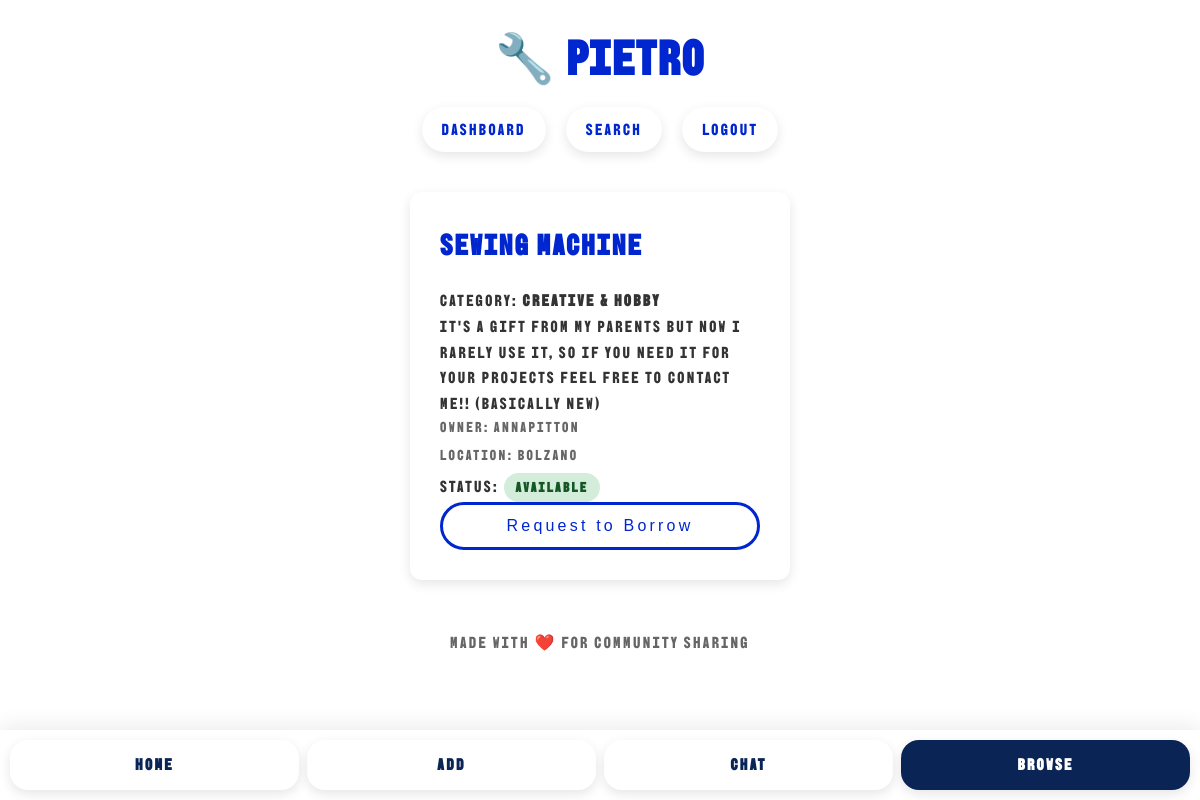
The app's page /item/7 (signed in) with its own data.
### tables this page shows
CREATE TABLE items (
            id INTEGER PRIMARY KEY AUTOINCREMENT,
            name TEXT NOT NULL,
            description TEXT,
            owner_id INTEGER NOT NULL,
            status TEXT DEFAULT 'available',
            keywords TEXT, category TEXT, photo TEXT,
            FOREIGN KEY (owner_id) REFERENCES "users_old" (id)
        );

CREATE TABLE users (
                id INTEGER PRIMARY KEY AUTOINCREMENT,
                username TEXT UNIQUE NOT NULL,
                email TEXT UNIQUE,
                password TEXT NOT NULL,
                location TEXT,
                categories TEXT
            );

### app.py (the view)
@app.route('/item/<int:item_id>')
def item_detail(item_id):
    if 'user_id' not in session:
        return redirect(url_for('login'))
    conn = get_db_connection()
    cursor = conn.cursor()
    cursor.execute('''
        SELECT i.*, u.username as owner, u.location as owner_location
        FROM items i
        JOIN users u ON i.owner_id = u.id
        WHERE i.id = ?
    ''', (item_id,))
    item = cursor.fetchone()
    conn.close()
    if not item:
        return "Item not found", 404
    return render_template('item_detail.html', item=item)

### app.py (called while the page is built)
def get_db_connection():
    conn = sqlite3.connect(DATABASE)
    conn.row_factory = sqlite3.Row
    return conn

### templates/item_detail.html (shortened to what this page needs)
<!DOCTYPE html>
<html lang="en">
<head>
    <link rel="stylesheet" href="{{ url_for('static', filename='style.css') }}">
</head>
<body>
    <div class="container">
        <header>
            <h1>🔧 Pietro</h1>
            <nav>
                <a href="{{ url_for('dashboard') }}">Dashboard</a>
                <a href="{{ url_for('search') }}">Search</a>
                <a href="{{ url_for('logout') }}">Logout</a>
            </nav>
        </header>
        <main>
            <section class="item-detail-section">
                <div class="item-detail-card">
                    <h2>{{ item.name }}</h2>
                    <p class="category-badge">Category: <strong>{{ item.category }}</strong></p>
                    <p class="item-description">{{ item.description }}</p>
                    <p class="owner-info">Owner: {{ item.owner }}</p>
                    <p class="location-info">Location: {{ item.owner_location }}</p>
                    <p class="status-info">Status: <span class="status-badge {{ item.status }}">{{ item.status }}</span></p>
                    {% if item.status == 'available' %}
                    <form method="POST" action="{{ url_for('borrow_item', item_id=item.id) }}">
                        <button type="submit" class="btn-primary btn-borrow">Request to Borrow</button>
                    </form>
                    {% else %}
                    <p class="unavailable-message">This item is currently unavailable</p>
                    {% endif %}
                </div>
            </section>
        </main>
        {% include 'footer_nav.html' %}
        <footer>
            <p>Made with ❤️ for community sharing</p>
        </footer>
    </div>
</body>
</html>

### static/style.css (style rules this page uses)
:root { --font-primary: 'BBH Bogle', 'Barlow', sans-serif; --font-secondary: 'Barlow', sans-serif; --primary-color: #0026CF; --secondary-color: #ff1493;; --background-color: #000000; --card-background: #ffffff00; --text-color: #333333; --text-light: #666666; --success-color: #7ed321; --error-color: #d0021b; --warning-color: #f5a623; --border-radius: 12px; --shadow: 0 4px 12px rgba(0, 0, 0, 0.1); }
* { margin: 0; padding: 0; box-sizing: border-box; }
body { font-family: var(--font-primary); letter-spacing: 0.15em; background: url('image 22.png') center/cover fixed no-repeat; color: var(--text-color); line-height: 1.6; max-width: 420px; margin: 0 auto; width: 100%; padding-bottom: 90px; }
.container { max-width: 420px; margin: 0 auto; padding: 20px; }
header { text-align: center; margin-bottom: 40px; }
header h1 { font-size: 3rem; color: var(--primary-color); margin-bottom: 10px; }
nav { display: flex; justify-content: center; gap: 20px; flex-wrap: wrap; }
nav a { text-decoration: none; color: var(--primary-color); padding: 10px 20px; border-radius: 25px; background-color: var(--card-background); box-shadow: var(--shadow); transition: transform 0.2s, box-shadow 0.2s; }
main { background-color: var(--card-background); border-radius: var(--border-radius); padding: 30px; box-shadow: var(--shadow); margin-bottom: 30px; }
h2 { color: var(--primary-color); margin-bottom: 20px; font-size: 1.8rem; }
.btn-primary { display: inline-block; padding: 12px 30px; background-color: white; color: #0026CF; border: 3px solid #0026CF; border-radius: 25px; font-size: 1rem; letter-spacing: 0.2em; cursor: pointer; text-decoration: none; transition: background-color 0.2s, color 0.2s, transform 0.2s; }
.btn-borrow { width: 100%; text-align: center; }
.owner-info, .location-info { color: var(--text-light); font-size: 0.9rem; margin-bottom: 5px; }
.status-badge { display: inline-block; padding: 4px 12px; border-radius: 15px; font-size: 0.85rem; font-weight: 600; text-transform: capitalize; }
.status-badge.available { background-color: #d4edda; color: #155724; }
footer { text-align: center; padding: 20px; color: var(--text-light); }

### records on screen
items: name "Sewing machine", category "Creative & Hobby", description "It's a gift from my parents but now I rarely use it, so if you need it for your projects feel free to contact me!! (basically new)", status "Available"
users: owner "annapitton", owner_location "Bolzano"
